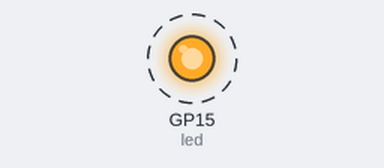
A program run on a simulated Raspberry Pi Pico running MicroPython. Shown: output pins drawn as LEDs (lit = HIGH). Dashed ring = blinking. What the program prints to the serial console is not drawn.

Above: at 0.5 s.
Timing chart, 0 to 4.6 s (numbered marks = the images above):
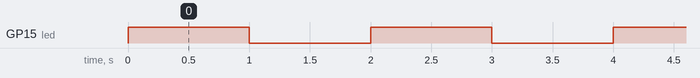

Measured:
- by itself, GP15 (led): alternates HIGH for 1.0 s and LOW for 1.0 s

The program:

red_led.py
```python
from machine import Pin
import time

# 使用 "LED" 標識符
led = Pin(15, Pin.OUT)

# 閃爍 LED
i = 0
while True:
    led.on()   # 或 led.value(1)
    time.sleep(1)
    led.off()  # 或 led.value(0)
    time.sleep(1)
    i = i + 1
    print(i)
    if i > 100:
        break
```
